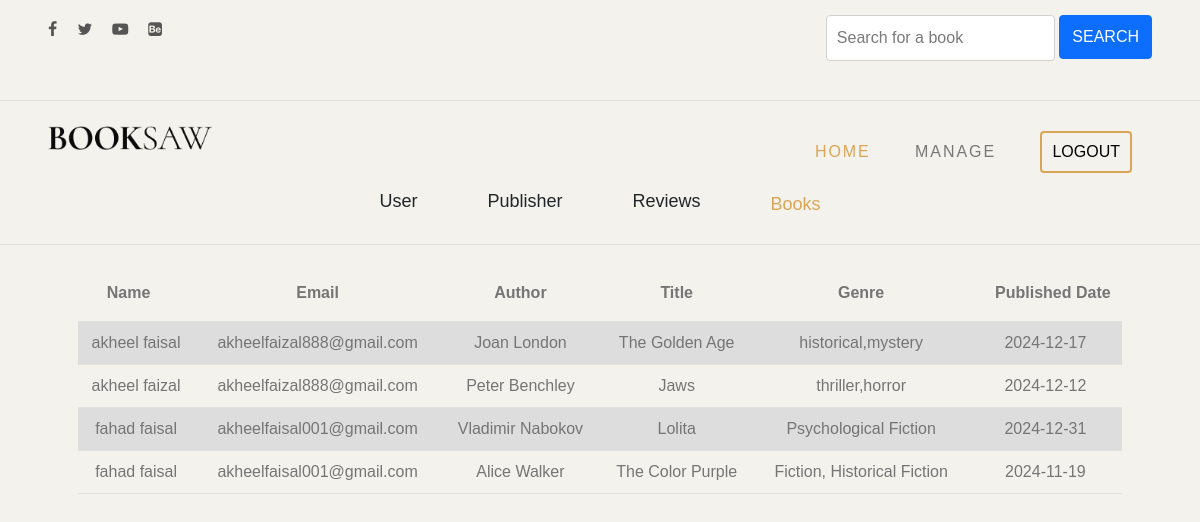
The app's page /adminbook with its own data.
### bookapp/models.py (models this page shows, shortened)
class addBook(models.Model):
    name = models.CharField(max_length=200)
    email = models.CharField(max_length=200)
    authors_name = models.CharField(max_length=200)
    title = models.CharField(max_length=200)
    genre = models.CharField(max_length=200)
    published_date = models.CharField(max_length=200)
    book_photo = models.FileField(max_length=200)
    description = models.CharField(max_length=1000)

### bookapp/views.py (the view)
# urls.py: path('adminbook', views.adminBookdisplay),
def adminBookdisplay(request):
    all_book = addBook.objects.all()
    if request.method == 'GET':
        member = request.GET.get('searchInput')
        if not member and 'searchInput' in request.GET:
            return redirect(reverse(adminBookdisplay))
        if member:
            all_book = addBook.objects.filter(Q(title__icontains=member))
            if all_book:
                print("match found")
            else:
                print("no match")
        else:
            print("no input")
    return render(request, 'adminbookdisp.html', {'books': all_book})

### template/adminbookdisp.html (shortened to what this page needs)
<!DOCTYPE html>
<html lang="en">
<head>
	{% load static %}
	<link rel="stylesheet" href="https://cdn.jsdelivr.net/npm/bootstrap@5.0.2/dist/css/bootstrap.min.css">
    <link rel="stylesheet" href="https://cdn.jsdelivr.net/npm/bootstrap-icons@1.5.0/font/bootstrap-icons.css">
	<link rel="stylesheet" type="text/css" href="{% static 'css/normalize.css' %}">
	<link rel="stylesheet" type="text/css" href="{% static 'icomoon/icomoon.css' %}">
	<link rel="stylesheet" type="text/css" href="{% static 'css/vendor.css' %}">
	<link rel="stylesheet" type="text/css" href="{% static 'style.css' %}">
</head>
<body data-bs-spy="scroll" data-bs-target="#header" tabindex="0">
	<div id="header-wrap">
		<div class="top-content">
			<div class="container-fluid">
				<div class="row">
					<div class="col-md-6">
						<div class="social-links">
							<ul>
								<li>
									<a href="#"><i class="icon icon-facebook"></i></a>
								</li>
								<li>
									<a href="#"><i class="icon icon-twitter"></i></a>
								</li>
								<li>
									<a href="#"><i class="icon icon-youtube-play"></i></a>
								</li>
								<li>
									<a href="#"><i class="icon icon-behance-square"></i></a>
								</li>
							</ul>
						</div>
					</div>
					<div class="col-md-6">
						<div class="right-element">
							<div class="action-menu">
								<div class="search">
									<form method="GET" action="" style="display: contents;margin:0;">
										<input type="search" name="searchInput" placeholder="Search for a book">
										<button style="height:44px;position:relative;top:-2px;" class="btn btn-primary m-0" type="submit">Search</button>
									</form>
								</div>
							</div>
						</div>
					</div>
				</div>
			</div>
		</div>
		<header id="header">
			<div class="container-fluid">
				<div class="row">
					<div class="col-md-2">
						<div class="main-logo">
							<a href="index.html"><img src="{% static 'images/main-logo.png' %}" alt="logo"></a>
						</div>
					</div>
					<div class="col-md-10">
						<nav id="navbar">
							<div class="main-menu stellarnav">
								<ul class="menu-list">
									<li class="menu-item active"><a href="#home">Home</a></li>
									<li class="menu-item"><a href="adminusermanage" class="nav-link">Manage</a></li>
									<li class="menu-item"><a href="logout" class="nav-link"><button id="logoutbutton" style="padding:7px 10px;margin:0;height:auto;border: 2px solid #daa556;" class="btn">LOGOUT</button></a></li>
								</ul>
							</div>
						</nav>
					</div>
				</div>
				<div class="row">
					<div class="col-md-12">
						<div class="sort">
							<ul>
								<li><a href="adminhome" class="text-dark banner-list">User</a></li>
								<li><a href="adminpublisherdisp" class="text-dark banner-list">Publisher</a></li>
								<li><a href="adminreviewdisp" class="text-dark banner-list">Reviews</a></li>
								<li><a href="adminbook"style="color: #daa556 !important;" class="text-dark banner-list">Books</a></li>
							</ul>
						</div>
					</div>
				</div>
			</div>
		</header>
	</div>
	<section class="user_details">
			<div class="container">
				{% if books %}
					<table>
						<tr>
							<th class="text-center">Name</th>
							<th class="text-center">Email</th>
							<th class="text-center">Author</th>
							<th class="text-center">Title</th>
							<th class="text-center">Genre</th>
							<th class="text-center">Published Date</th>
						</tr>
						{% for book in books %}
							<tr>
								<td class="text-center">{{book.name}}</td>
								<td class="text-center">{{book.email}}</td>
								<td class="text-center">{{book.authors_name}}</td>
								<td class="text-center">{{book.title}}</td>
								<td class="text-center">{{book.genre}}</td>
								<td class="text-center">{{book.published_date}}</td>
							</tr>
						{% endfor %}
					</table>
				{% else %}
					<h2>No Users</h2>
				{% endif %}
			</div>
	</section>
</body>
</html>

### static/icomoon/icomoon.css (style rules this page uses)
[class^="icon-"], [class*=" icon-"] { font-family: 'icomoon' !important; speak: never; font-style: normal; font-weight: normal; font-variant: normal; text-transform: none; line-height: 1; -webkit-font-smoothing: antialiased; -moz-osx-font-smoothing: grayscale; }
.icon-twitter:before { content: "\f099"; }
.icon-facebook:before { content: "\f09a"; }
.icon-youtube-play:before { content: "\f16a"; }
.icon-behance-square:before { content: "\f1b5"; }

### records on screen
addBook: name "akheel faisal", email "akheelfaizal888@gmail.com", authors_name "Joan London", title "The Golden Age", genre "historical,mystery", published_date "2024-12-17"
addBook: name "akheel faizal", email "akheelfaizal888@gmail.com", authors_name "Peter Benchley", title "Jaws", genre "thriller,horror", published_date "2024-12-12"
addBook: name "fahad faisal", email "akheelfaisal001@gmail.com", authors_name "Vladimir Nabokov", title "Lolita", genre "Psychological Fiction", published_date "2024-12-31"
addBook: name "fahad faisal", email "akheelfaisal001@gmail.com", authors_name "Alice Walker", title "The Color Purple", genre "Fiction, Historical Fiction", published_date "2024-11-19"
